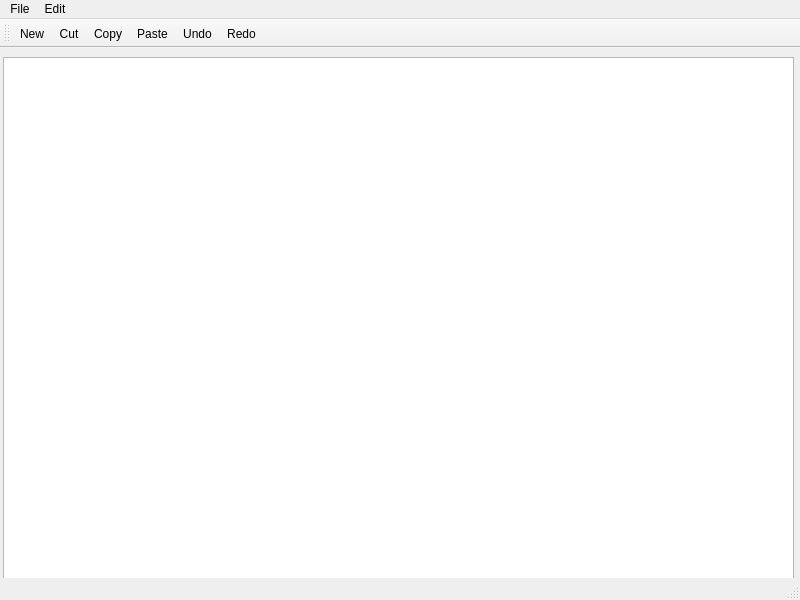
<?xml version="1.0" encoding="UTF-8"?>
<ui version="4.0">
 <class>MainWindow</class>
 <widget class="QMainWindow" name="MainWindow">
  <property name="geometry">
   <rect>
    <x>0</x>
    <y>0</y>
    <width>800</width>
    <height>600</height>
   </rect>
  </property>
  <property name="windowTitle">
   <string>MainWindow</string>
  </property>
  <widget class="QWidget" name="centralwidget">
   <widget class="QTextEdit" name="MaintextEdit">
    <property name="geometry">
     <rect>
      <x>3</x>
      <y>9</y>
      <width>791</width>
      <height>551</height>
     </rect>
    </property>
   </widget>
  </widget>
  <widget class="QMenuBar" name="menubar">
   <property name="geometry">
    <rect>
     <x>0</x>
     <y>0</y>
     <width>800</width>
     <height>21</height>
    </rect>
   </property>
   <widget class="QMenu" name="menuFile">
    <property name="title">
     <string>File</string>
    </property>
    <addaction name="actionNew"/>
    <addaction name="actionOpen"/>
    <addaction name="actionSave_As"/>
    <addaction name="actionPrint"/>
    <addaction name="actionExit"/>
   </widget>
   <widget class="QMenu" name="menuEdit">
    <property name="title">
     <string>Edit</string>
    </property>
    <addaction name="actionCopy"/>
    <addaction name="actionPaste"/>
    <addaction name="actionCut"/>
    <addaction name="actionUndo"/>
    <addaction name="actionRedo"/>
   </widget>
   <addaction name="menuFile"/>
   <addaction name="menuEdit"/>
  </widget>
  <widget class="QStatusBar" name="statusbar"/>
  <widget class="QToolBar" name="toolBar">
   <property name="windowTitle">
    <string>toolBar</string>
   </property>
   <attribute name="toolBarArea">
    <enum>TopToolBarArea</enum>
   </attribute>
   <attribute name="toolBarBreak">
    <bool>false</bool>
   </attribute>
   <addaction name="actionNew"/>
   <addaction name="actionCut"/>
   <addaction name="actionCopy"/>
   <addaction name="actionPaste"/>
   <addaction name="actionUndo"/>
   <addaction name="actionRedo"/>
  </widget>
  <action name="actionNew">
   <property name="icon">
    <iconset resource="Resources.qrc">
     <normaloff>:/imgs/icons/new.png</normaloff>:/imgs/icons/new.png</iconset>
   </property>
   <property name="text">
    <string>New</string>
   </property>
  </action>
  <action name="actionOpen">
   <property name="icon">
    <iconset>
     <normalon>:/imgs/icons/open.png</normalon>
    </iconset>
   </property>
   <property name="text">
    <string>Open</string>
   </property>
  </action>
  <action name="actionSave_As">
   <property name="icon">
    <iconset>
     <normalon>:/imgs/icons/save'.png</normalon>
    </iconset>
   </property>
   <property name="text">
    <string>Save As</string>
   </property>
  </action>
  <action name="actionPrint">
   <property name="icon">
    <iconset>
     <normalon>:/imgs/icons/printer.png</normalon>
    </iconset>
   </property>
   <property name="text">
    <string>Print</string>
   </property>
  </action>
  <action name="actionExit">
   <property name="text">
    <string>Exit</string>
   </property>
  </action>
  <action name="actionCopy">
   <property name="icon">
    <iconset>
     <normalon>:/imgs/icons/copy.png</normalon>
    </iconset>
   </property>
   <property name="text">
    <string>Copy</string>
   </property>
  </action>
  <action name="actionPaste">
   <property name="icon">
    <iconset>
     <normalon>:/imgs/icons/paste.png</normalon>
    </iconset>
   </property>
   <property name="text">
    <string>Paste</string>
   </property>
  </action>
  <action name="actionCut">
   <property name="icon">
    <iconset>
     <normalon>:/imgs/icons/cutting.png</normalon>
    </iconset>
   </property>
   <property name="text">
    <string>Cut</string>
   </property>
  </action>
  <action name="actionUndo">
   <property name="icon">
    <iconset resource="Resources.qrc">
     <normaloff>:/imgs/icons/undo.png</normaloff>
     <normalon>:/imgs/icons/redo.png</normalon>:/imgs/icons/undo.png</iconset>
   </property>
   <property name="text">
    <string>Undo</string>
   </property>
  </action>
  <action name="actionRedo">
   <property name="icon">
    <iconset>
     <normalon>:/imgs/icons/redo.png</normalon>
    </iconset>
   </property>
   <property name="text">
    <string>Redo</string>
   </property>
  </action>
 </widget>
 <resources>
  <include location="Resources.qrc"/>
 </resources>
 <connections/>
</ui>
